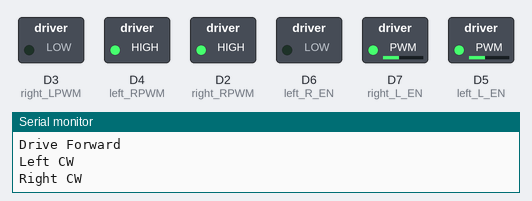
The sketch below on a simulated ESP8266 (Wemos D1 mini). On the bench: switched loads named in the sketch (green lamp = pin HIGH), the last lines printed to the serial monitor.

Above: at 0.05 s.
At 6.05 s:
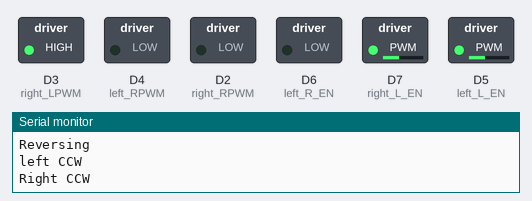
At 11.45 s:
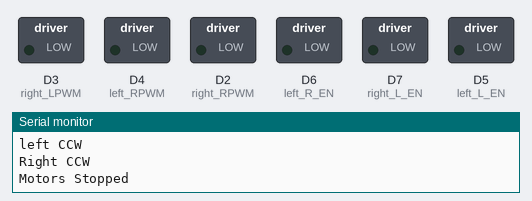
At 16.95 s:
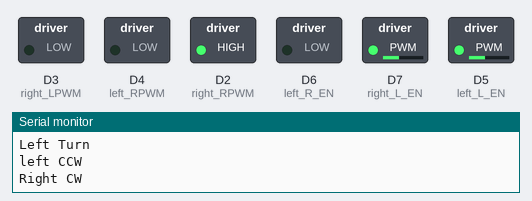
At 22.95 s:
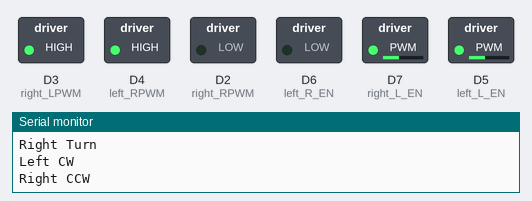
Timing chart, 0 to 29.9 s (numbered marks = the images above):
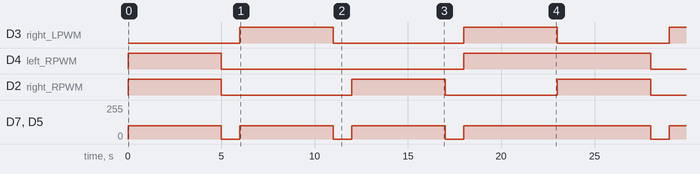

Measured:
- by itself, D3 (right_LPWM), D2 (right_RPWM): repeats every 23.0 s: LOW 7.0 s, HIGH 5.0 s, LOW 6.0 s, HIGH 5.0 s
- by itself, D4 (left_RPWM): repeats every 23.0 s: LOW 13.0 s, HIGH 10.0 s
- by itself, D7 (right_L_EN), D5 (left_L_EN): repeats every 23.0 s: 2 × (0/255 1.0 s, 100/255 5.0 s), 0/255 1.0 s, 100/255 10.0 s

The sketch:

Simple_Differential_Lawnmower.ino
```cpp
// Author: Carlo Pane
// Date: 18/04/2022
// Board: WeMos D1 V2
// Code for a simple differential wheeled robot + (hopefully Lawnmower)

// Left Motor Pin Definitions
#define left_L_EN D5
#define left_R_EN D6
#define left_LPWM D5
#define left_RPWM D4

// Right Motor Pin Definitions
#define right_L_EN D7
#define right_R_EN D7
#define right_LPWM D3
#define right_RPWM D2

// Left Motor Functions
void left_motor_CW() {
  digitalWrite (left_LPWM, LOW);
  digitalWrite (left_RPWM, HIGH);
  analogWrite (left_L_EN,100);
  Serial.println ("Left CW");
}

void left_motor_CCW() {
  digitalWrite (left_LPWM, HIGH);
  digitalWrite (left_RPWM, LOW);
  analogWrite (left_L_EN,100);
  Serial.println ("left CCW");
}

void left_motor_stop() {
  digitalWrite (left_LPWM, LOW);
  digitalWrite (left_RPWM, LOW);
  analogWrite (left_L_EN,0);
  analogWrite (left_R_EN,0);
  //Serial.println ("Left Stop");
}

// Right Motor Functions
void right_motor_CW() {
  digitalWrite (right_LPWM, LOW);
  digitalWrite (right_RPWM, HIGH);
  analogWrite (right_L_EN,100);
  Serial.println ("Right CW");
}

void right_motor_CCW() {
  digitalWrite (right_LPWM, HIGH);
  digitalWrite (right_RPWM, LOW);
  analogWrite (right_L_EN,100);
  Serial.println ("Right CCW");
}

void right_motor_stop() {
  digitalWrite (right_LPWM, LOW);
  digitalWrite (right_RPWM, LOW);
  analogWrite (right_L_EN,0);
  analogWrite (right_R_EN,0);
  //Serial.println ("Right Stop");
}

// Composite Motor Actions
void motors_stop(){
  left_motor_stop();
  right_motor_stop();
  Serial.println ("Motors Stopped");
}

void setup() {
  Serial.begin (115200);
  Serial.println ("Starting...");

  pinMode (left_L_EN, OUTPUT);
  pinMode (left_R_EN, OUTPUT);
  pinMode (left_LPWM, OUTPUT);
  pinMode (left_RPWM, OUTPUT);

  pinMode (right_L_EN, OUTPUT);
  pinMode (right_R_EN, OUTPUT);
  pinMode (right_LPWM, OUTPUT);
  pinMode (right_RPWM, OUTPUT);
}

void loop() {
  // Forward Action
  Serial.println ("Drive Forward");
  left_motor_CW();
  right_motor_CW();
  delay (5000);

  motors_stop();
  delay (1000);

  // Reverse Action
  Serial.println ("Reversing");
  left_motor_CCW();
  right_motor_CCW();
  delay (5000);

  motors_stop();
  delay (1000);

  // Left Action
  Serial.println ("Left Turn");
  left_motor_CCW();
  right_motor_CW();
  delay (5000);

  motors_stop();
  delay (1000);

  // Right Action
  Serial.println ("Right Turn");
  left_motor_CW();
  right_motor_CCW();
  delay (5000);

//
//  digitalWrite (LPWM, LOW);
//  digitalWrite (RPWM, HIGH);
//  for(int i = 5; i<=10; i++){
//     analogWrite (L_EN,i*10);
//     Serial.print(i*10);
//     Serial.println ("%");
//     delay (1000);
//  }
// Serial.println ("Finish Loop");
//  motor_CW();
//  delay (1000);
//  motor_stop();
//  delay (1000);
//  motor_CCW();
//  delay (1000);
//  motor_stop();
//  delay (1000);
}
```
